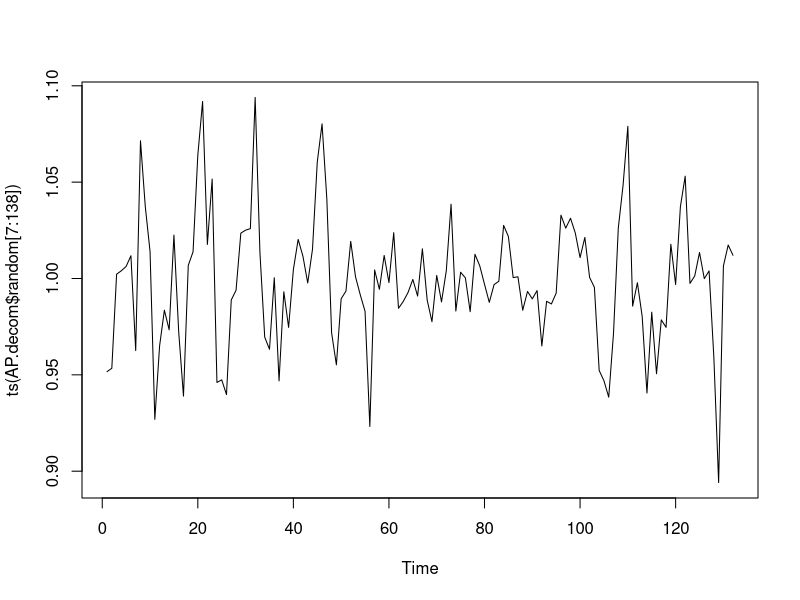
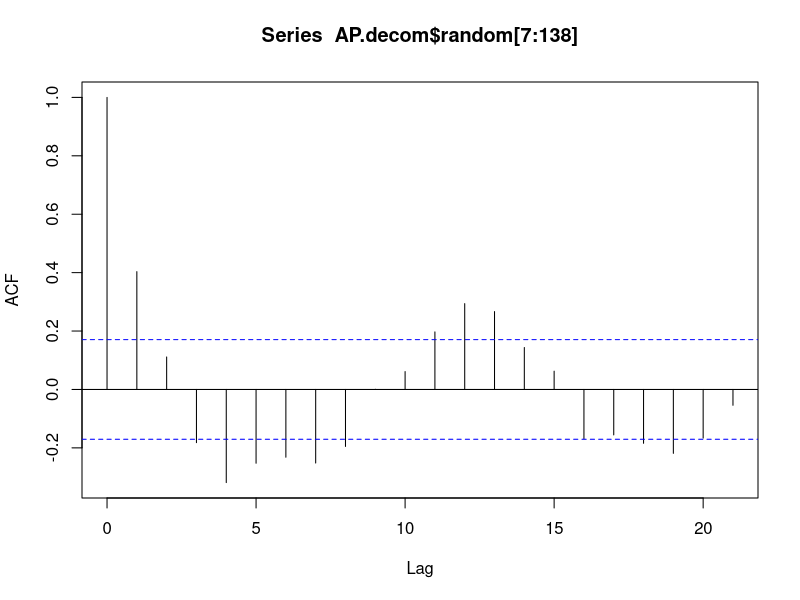

These charts were generated, in order, by the following R code: (Note: this script raises an error after producing the figures.)
#Chapter 2 - Time Series Cowpertwait : Week5 of coursework
 

#Learning about correlograms
#Importing data
data("AirPassengers")
AP<-AirPassengers

#seasonally adjusting and removing trend with 'decompose' function

AP.decom <-decompose(AP, "multiplicative")
plot(ts(AP.decom$random[7:138]))
acf(AP.decom$random[7:138])

sd(AP[7:138])
sd(AP[7:138] - AP.decom$trend[7:138])

#The reduction in standard deviation from above steps shows that seasonal adjustment has
#been very effective

#*****************************************
#Question 4 from weekly quiz 
#Checking the mean, std dev and covariance of variables in the given dataset

mean(varnish$y)
sd(varnish$y)
cov(varnish$x,varnish$y)

plot(guesswhat$x,guesswhat$y)
cor(guesswhat$x,guesswhat$y)

#Question 7 from weekly quiz
#Using cbe dataset to plot chocolate product time series

ts.plot(cbind(trend, trend*seasonal), lty=1:2)

plot(decompose(choc.ts))
choc.decom <- decompose(choc.ts, type= "additive")
plot(choc.decom)
trend <- choc.decom$trend
seasonal <- choc.decom$seasonal
ts.plot(cbind(trend, trend+seasonal), lty=1:2)

elec.ts <- ts(cbe[, 3], start=1958, freq=12)
plot(cbind(elec.ts,choc.ts))

trend <- choc.decom$trend
seasonal <-choc.decom$seasonal
ts.plot(cbind(trend,trend*seasonal), lty=1:2)

choc.decom <- decompose(choc.ts, type= "additive")
plot(choc.decom)

#Question 8 from weekly quiz - Extracting trend and seasonal effect from chocolate ts
#creating chocolate time series

choc.ts <- ts(cbe[, 1], start=1958, freq=12)

# Decomposing time series and plotting it

choc.decom <- decompose(choc.ts, type= "multiplicative")

plot(choc.decom)

# Extracting trend and seasonal effects

trend <- choc.decom$trend
seasonal <- choc.decom$seasonal

# Superimposing trend and seasonal effect in one plot
ts.plot(cbind(trend, trend*seasonal), lty=1:2)

acf(choc.decom$random)
summary(choc.decom)
data(choc.ts)
data(cbe$choc)
summary(cbe$choc)
acf(choc.decom$random[7:138])
sd(cbe$choc[7:138])
sd(cbe$choc[7:390])
sd(cbe$choc[7])
sd(cbe$choc)

summary(AirPassengers)

acf(choc.decom$random[7:390])
acf(choc.decom$random[7])
